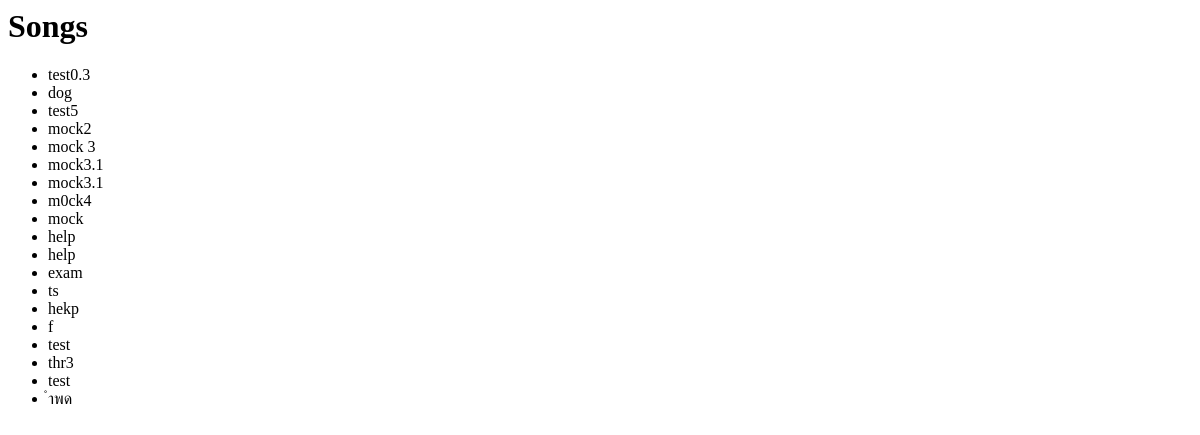
Before: /songs/ with the older database file.
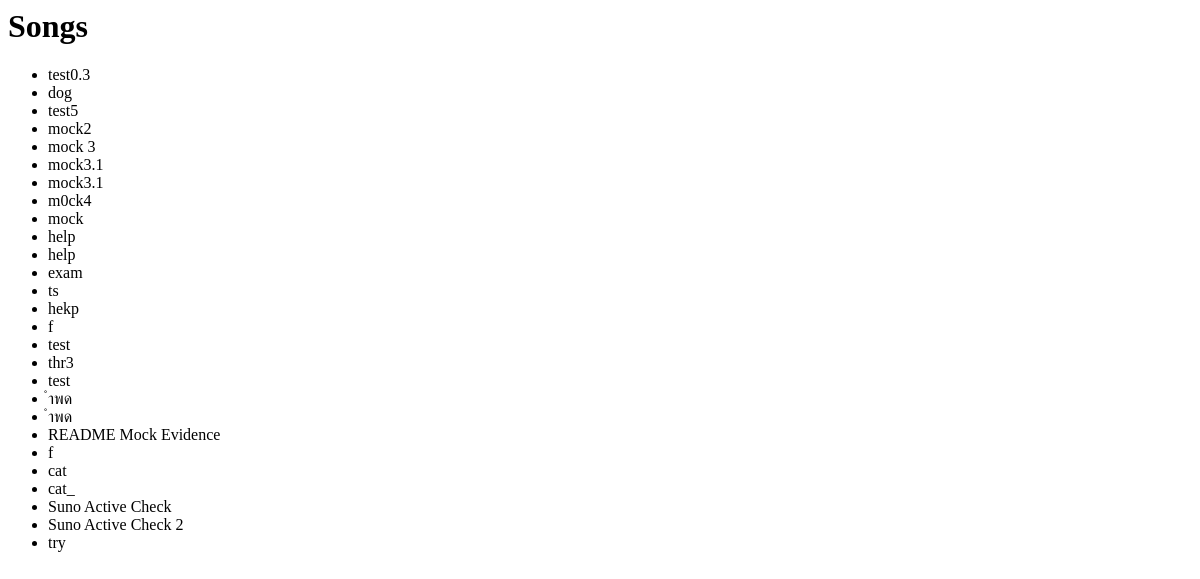
After: the same page with the newer database file.
### songs/models/song.py (models this page shows, shortened)
class Song(models.Model):
    user = models.ForeignKey(User, on_delete=models.CASCADE)
    request = models.OneToOneField(SongGenerationRequest, on_delete=models.CASCADE)
    title = models.CharField(max_length=255)
    duration = models.IntegerField(null=True, blank=True)
    cover_image = models.ImageField(upload_to='covers/', null=True, blank=True)
    created_at = models.DateTimeField(auto_now_add=True)

### songs/views.py (the view)
# urls.py: path('', views.song_list, name='song_list'),
def song_list(request):
    songs = Song.objects.all()
    return render(request, 'songs/song_list.html', {'songs': songs})

### songs/templates/songs/song_list.html
<h1>Songs</h1>
<ul>
  {% for song in songs %}
    <li>{{ song.title }}</li>
  {% empty %}
    <li>No songs yet</li>
  {% endfor %}
</ul>

Changed rows visible on the page:
added Song: title "ำพด"
added Song: title "README Mock Evidence"
added Song: title "f"
added Song: title "cat"
added Song: title "cat_"
added Song: title "Suno Active Check"
added Song: title "Suno Active Check 2"
added Song: title "try"
